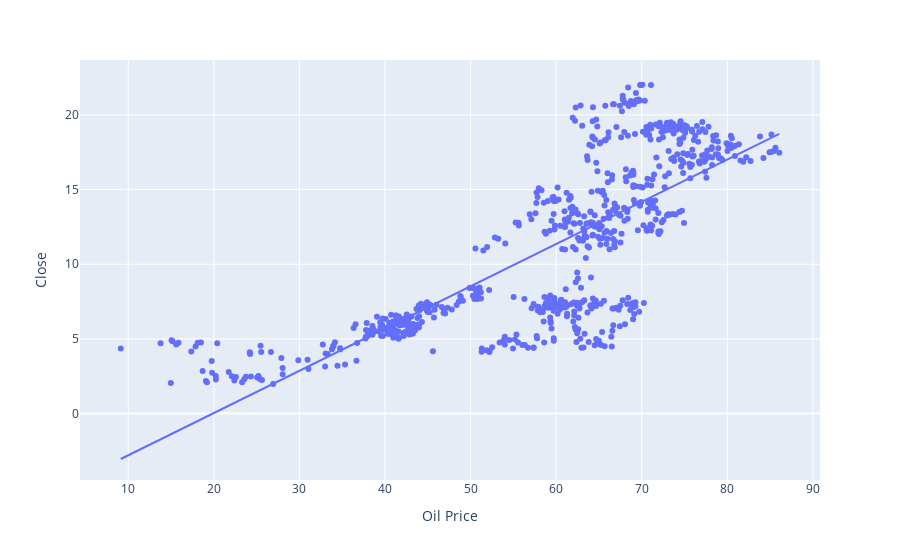

The code cell stored with this chart in its notebook:
### Code cell
fig = px.scatter(df, x='Oil Price', y='Close', trendline="ols")
fig.show()

### Figure 1 — Plotly figure (JSON) as saved in the notebook; plotly's stock layout.template omitted (floating-point values rounded to 4 significant figures; data arrays with more than 128 entries replaced by an {"elided": "..."} marker saying what was removed)
{"data": [{"hovertemplate": "Oil Price=%{x}<br>Close=%{y}<extra></extra>", "legendgroup": "", "marker": {"color": "#636efa", "symbol": "circle"}, "mode": "markers", "name": "", "orientation": "v", "showlegend": false, "type": "scatter", "x": {"elided": "748 float values"}, "xaxis": "x", "y": {"elided": "748 float values"}, "yaxis": "y"}, {"hovertemplate": "<b>OLS trendline</b><br>Close = 0.283008 * Oil Price + -5.62276<br>R<sup>2</sup>=0.597593<br><br>Oil Price=%{x}<br>Close=%{y} <b>(trend)</b><extra></extra>", "legendgroup": "", "marker": {"color": "#636efa", "symbol": "circle"}, "mode": "lines", "name": "", "showlegend": false, "type": "scatter", "x": {"elided": "748 float values"}, "xaxis": "x", "y": {"elided": "748 float values"}, "yaxis": "y"}], "layout": {"autosize": true, "legend": {"tracegroupgap": 0}, "margin": {"t": 60}, "xaxis": {"anchor": "y", "autorange": true, "domain": [0, 1], "range": [4.489, 90.7], "title": {"text": "Oil Price"}, "type": "linear"}, "yaxis": {"anchor": "x", "autorange": true, "domain": [0, 1], "range": [-4.461, 23.92], "title": {"text": "Close"}, "type": "linear"}}}
